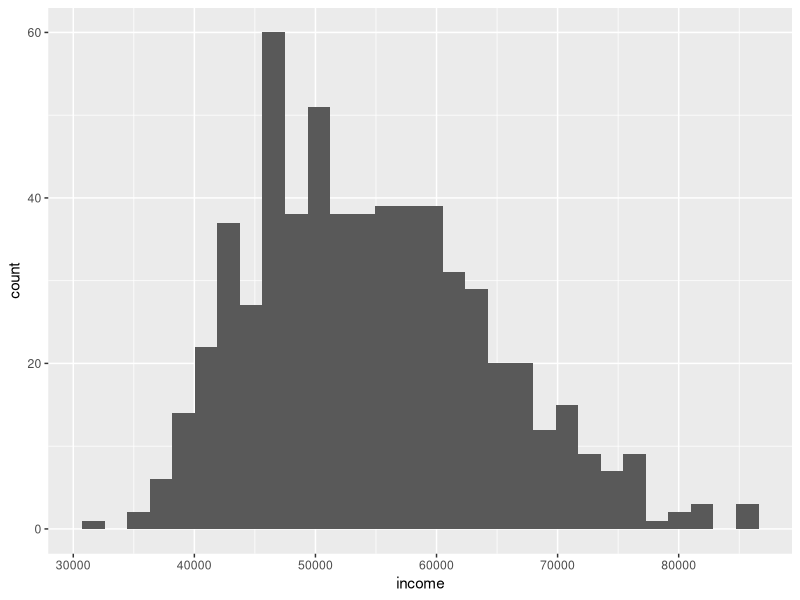
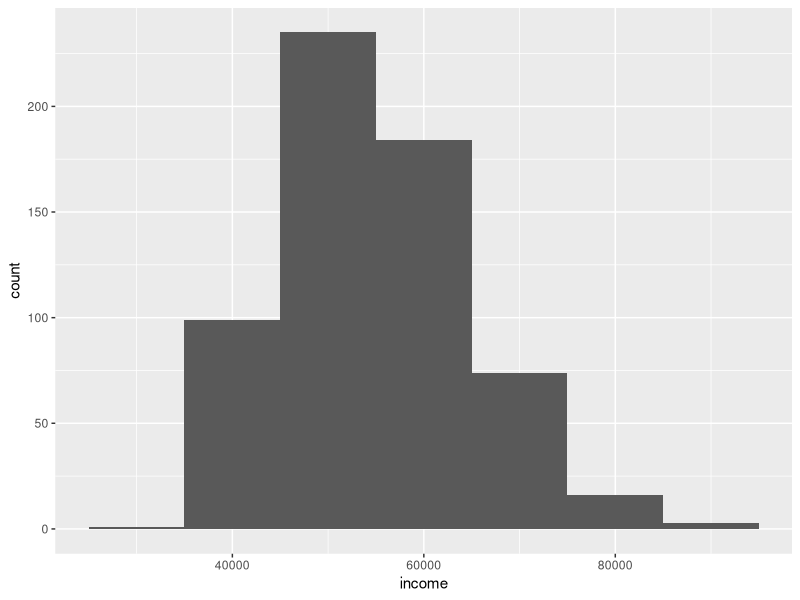
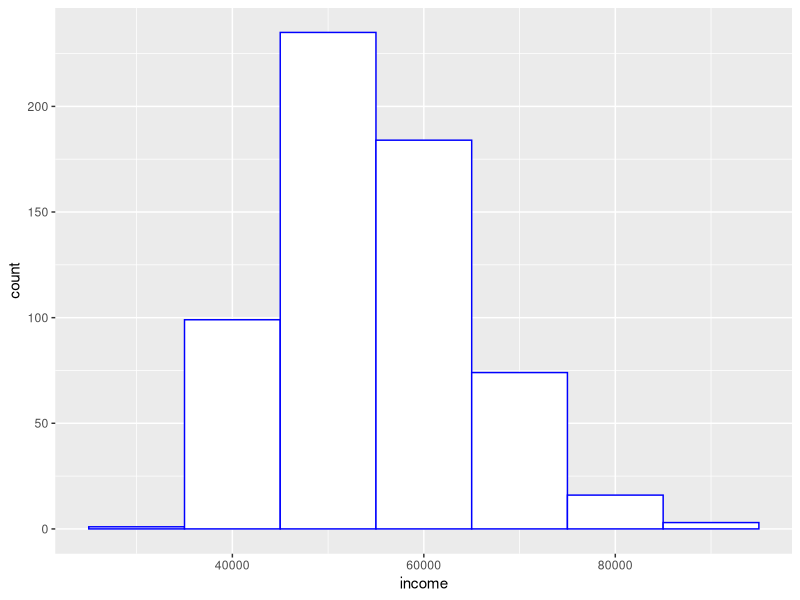

Reproduce these figures in R, in order.
library(ggplot2)

# Read data
df <- read.csv("Income by states.csv")

# Basic histogram for numeric variable income

ggplot(df, aes(x=income)) + geom_histogram()

# Change the width of bins
ggplot(df, aes(x=income)) + 
  geom_histogram(binwidth=10000) # geom_histogram(bins=10)

# Change colors of outlines and filled color
ggplot(df, aes(x=income)) + 
  geom_histogram(binwidth=10000,color="blue", fill="white")
